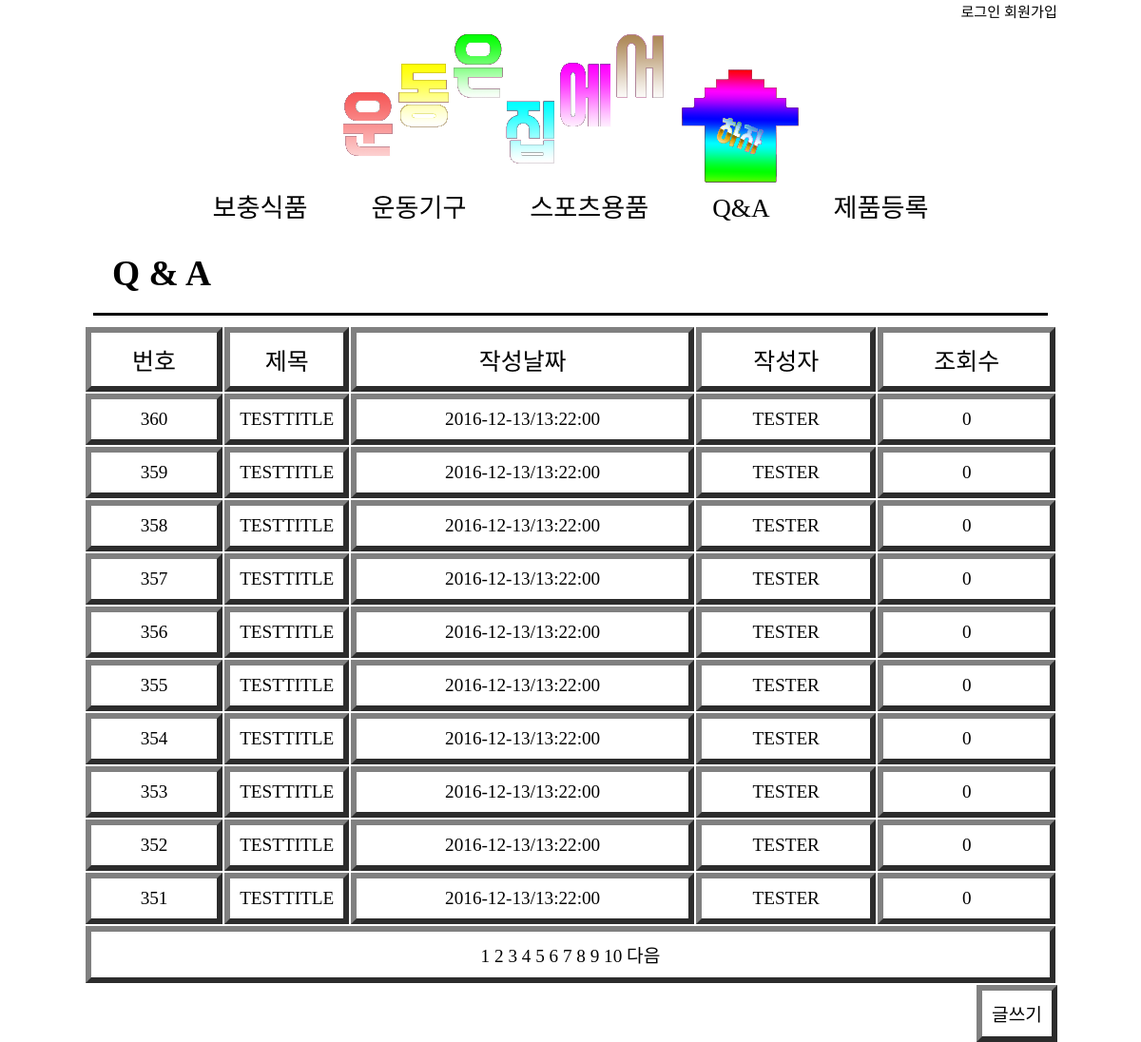
Page /QA/index/1 on the committed database.
### tables this page shows
CREATE TABLE `qna` (
  `b_no` int(11) NOT NULL AUTO_INCREMENT,
  `b_title` varchar(30) DEFAULT NULL,
  `b_content` varchar(5000) DEFAULT NULL,
  `b_writer` varchar(30) DEFAULT NULL,
  `b_date` varchar(30) DEFAULT NULL,
  `b_viewed` int(11) DEFAULT NULL,
  `b_fileURL` varchar(1000) DEFAULT NULL,
  `b_owner` varchar(30) DEFAULT NULL,
  `b_update` varchar(10) DEFAULT NULL,
  PRIMARY KEY (`b_no`)
);

### application/libs/controller.php (called while the page is built, shortened)
<?php
class Controller{
    public $db = null;
    private function dbConnect(){
        $options = array(PDO::ATTR_DEFAULT_FETCH_MODE => PDO::FETCH_OBJ, PDO::ATTR_ERRMODE => PDO::ERRMODE_WARNING);
        $this->db = new PDO(DB_TYPE . ':host='.DB_HOST.';dbname='.DB_NAME.';charset=utf8', DB_USER, DB_PASS, $options);
    }
    public function loadModel($model_name){
        return new $model_name($this->db);
    }
}
?>

### application/controller/QA.php (called while the page is built, shortened)
<?php
class QA extends Controller{
    function index($pageNum){
        $boardModel = $this->loadModel("boardmodel");
        $boardModel->init("QnA",10,3,$pageNum);
        $list = $boardModel->forPagingSelect("QnA","b_no",$pageNum);
        require 'application/views/_templates/header.php';
        require 'application/views/QA/index.php';
        require 'application/views/_templates/footer.php';
    }
}

### index.php (called while the page is built, shortened)
<?php
require 'application/libs/application.php';
require 'application/libs/controller.php';
$app = new Application();
?>

### application/models/boardmodel.php (called while the page is built, shortened)
<?php
require "model.php";
class BoardModel extends Model{
    public $list_per_page;
    function __construct($db){
        try{
            $this->db = $db;
        }catch(PDOException $e){
            exit('데이터베이스 연결에 오류가 발생했습니다.');
        }
    }
    function init($table,$pageList,$pageBlock,$pageNum){
        $this->totalList = parent::selectCount($table)[0]->count;
        $this->list_per_page = 10;
        $this->block_per_page = 10;
        $this->totalPage = ceil($this->totalList/$this->list_per_page);
        $this->presentBlock = ceil($pageNum/$this->block_per_page);
        $this->startPage = ceil(($this->presentBlock-1)*$this->list_per_page)+1;
        $this->endPage = $this->startPage+$this->list_per_page;
    }
    function forPagingSelect($tableName,$order,$page_no){
        $s_point = ($page_no-1)*$this->list_per_page;
        $query = "SELECT * FROM $tableName ORDER BY $order DESC LIMIT $s_point,$this->list_per_page";
        $stmt = $this->db->prepare($query);
        $stmt ->execute();
        $row = $stmt->fetchAll();
        return $row;
    }
}
?>

### application/models/model.php (called while the page is built, shortened)
<?php
class Model{
    function selectCount($tableName){
        $query = "SELECT count(*) count FROM $tableName";
        $stmt = $this->db->prepare($query);
        $stmt ->execute();
        $row = $stmt->fetchAll();
        return $row;
    }
}
?>

### application/views/QA/index.php (the view, shortened to what this page needs)
<div class="subTitle">
    <h3>Q &amp; A</h3>
</div>
<div class="qnaTableArea">
    <table>
        <tr>
            <td>번호</td>
            <td>제목</td>
            <td>작성날짜</td>
            <td>작성자</td>
            <td>조회수</td>
        </tr>
        <?php foreach($list as $row){ ?>
            <tr>
                <td><?php echo $row->b_no; ?></td>
                <td><?php if($row->b_update=="1") echo "[수정됨]"; ?><a href="<?php echo URL."QA/view/".$row->b_no; ?>"><?php echo $row->b_title; ?></a></td>
                <td><?php echo $row->b_date; ?></td>
                <td><?php echo $row->b_writer; ?></td>
                <td><?php echo $row->b_viewed; ?></td>
            </tr>
        <?php } ?>
            <tr>
                <td colspan="5">
                    <?php for($i=$boardModel->startPage;$i<$boardModel->endPage;++$i){ ?>
                        <a href="<?php echo URL."QA/index/".$i; ?>"><?php echo $i?></a>
                    <?php } ?>
                    <?php if($pageNum==$boardModel->totalPage || $boardModel->totalList == 0){}else{ ?>
                    <a href="<?php echo URL."QA/index/".($pageNum+1); ?>">다음</a>
                    <?php } ?>
                </td>
            </tr>
    </table>
    <div><a href="<?php echo URL."QA/write" ?>">글쓰기</a></div>
</div>

### application/libs/application.php (shortened to what this page needs)
<?php
class Application{
  public function __construct()
  {
    $url = "";
    if(isset($_GET['url'])){
      $url = rtrim($_GET['url'],'/');
      $url = filter_var($url, FILTER_SANITIZE_URL);
    }
    $params = explode('/', $url);
    $counts = count($params);
    $this->controller = "home";
    if(isset($params[0])){
      if($params[0]) $this->controller = $params[0];
    }
    if(file_exists('./application/controller/'.$this->controller.'.php')){
      $this->controller = new $this->controller();
      $this->action = "index";
      if(isset($params[1])){
        if($params[1]) $this->action = $params[1];
      }
      if(method_exists($this->controller, $this->action)){
        switch($counts){
          case '3':
            $this->controller->{$this->action}($params[2]);
          break;
        }
      }
    }
  }
}
?>

### application/views/_templates/header.php (shortened to what this page needs)
<!DOCTYPE html>
<html>
  <head>
    <link rel="stylesheet" href="<?php echo URL."public/css/master.css" ?>">
    <link rel="stylesheet" href="<?php echo URL."public/css/item.css" ?>">
    <link rel="stylesheet" href="<?php echo URL."public/css/home.css" ?>">
    <link rel="stylesheet" href="<?php echo URL."public/css/user.css" ?>">
    <link rel="stylesheet" href="<?php echo URL."public/css/QnA.css" ?>">
  </head>
  <body>
    <div class="wrap">
      <header>
        <div class="loginDiv">
          <?php if(isset($_SESSION['user'])){ ?>
              <span><?php echo $_SESSION['user']->user_name; ?>님 환영합니다. </span>
              <span><a href="<?php echo URL."UserMG/logoutUser" ?>">로그아웃</a></span>
              <span><a href="<?php echo URL."UserMG/userInfo" ?>">정보보기</a></span>
          <?php }else{ ?>
              <span><a href="<?php echo URL."UserMG/login" ?>">로그인</a></span>
              <span><a href="<?php echo URL."UserMG/register"; ?>">회원가입</a></span>
          <?php } ?>
        </div>
        <div class="titleDiv">
            <a href="<?php echo URL ?>"><img src="<?php echo URL."public/img/title.png" ?>" alt=""></a>
        </div>
        <div class="navDiv">
          <nav>
            <span><a href="<?php echo URL."Item/index/food/1" ?>">보충식품</a></span>
            <span><a href="<?php echo URL."Item/index/machine/1" ?>">운동기구</a></span>
            <span><a href="<?php echo URL."Item/index/sports/1" ?>">스포츠용품</a></span>
            <span><a href="<?php echo URL."QA/index/1" ?>">Q&amp;A</a></span>
            <span><a href="<?php echo URL."Item/write"; ?>">제품등록</a></span>
          </nav>
        </div>
      </header>
      <div>
        <section>
          <div>

### application/views/_templates/footer.php (shortened to what this page needs)
</div>
</section>
</div>
</div>
</body>
</html>

### public/css/master.css (style rules this page uses)
* { font-family: 'Hanna', serif; margin:auto; }
a,a:hover { text-decoration: none; color:black; }
div.wrap { width:1024px; height:auto; font-size:12pt; }
div.loginDiv { font-size:0.95em; text-align: right; }
div.titleDiv { text-align:center; }
div.navDiv { text-align: center; font-size:1.7em; }
div.navDiv span { padding:0px 30px 0px 30px; }
div.subTitle { padding:20px; margin:10px; font-size: 2.0em; border-bottom: 3px solid black; }

### public/css/QnA.css (style rules this page uses)
div.qnaTableArea { font-size:1.2em; }
div.qnaTableArea table { width:1024px; text-align: center; }
div.qnaTableArea td { border:6px outset gray; padding:10px; }
div.qnaTableArea table tr:first-child { font-size:1.3em; }
div.qnaTableArea div { border:6px outset gray; padding:10px; float:right; }
div.qnaTableArea table tr td:nth-child(1) { width:auto; }
div.qnaTableArea table tr td:nth-child(2) { width:10%; text-overflow: ellipsis; white-space:nowrap; overflow:hidden; }
div.qnaTableArea table tr td:nth-child(3) { width:auto; }
div.qnaTableArea table tr td:nth-child(4) { width:auto; }
div.qnaTableArea table tr td:nth-child(5) { width:auto; }

### rows in the picture
qna: b_no "360", b_title "TESTTITLE", b_date "2016-12-13/13:22:00", b_writer "TESTER", b_viewed "0"
qna: b_no "359", b_title "TESTTITLE", b_date "2016-12-13/13:22:00", b_writer "TESTER", b_viewed "0"
qna: b_no "358", b_title "TESTTITLE", b_date "2016-12-13/13:22:00", b_writer "TESTER", b_viewed "0"
qna: b_no "357", b_title "TESTTITLE", b_date "2016-12-13/13:22:00", b_writer "TESTER", b_viewed "0"
qna: b_no "356", b_title "TESTTITLE", b_date "2016-12-13/13:22:00", b_writer "TESTER", b_viewed "0"
qna: b_no "355", b_title "TESTTITLE", b_date "2016-12-13/13:22:00", b_writer "TESTER", b_viewed "0"
qna: b_no "354", b_title "TESTTITLE", b_date "2016-12-13/13:22:00", b_writer "TESTER", b_viewed "0"
qna: b_no "353", b_title "TESTTITLE", b_date "2016-12-13/13:22:00", b_writer "TESTER", b_viewed "0"
qna: b_no "352", b_title "TESTTITLE", b_date "2016-12-13/13:22:00", b_writer "TESTER", b_viewed "0"
qna: b_no "351", b_title "TESTTITLE", b_date "2016-12-13/13:22:00", b_writer "TESTER", b_viewed "0"
